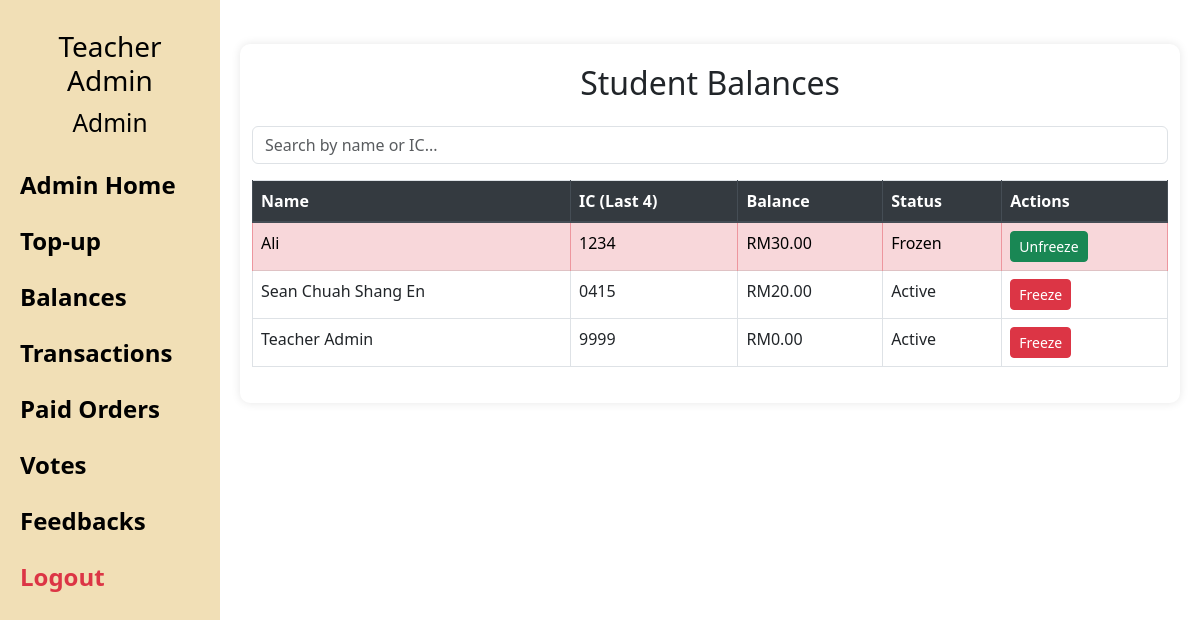
The app's page /student_balances (signed in), older data.
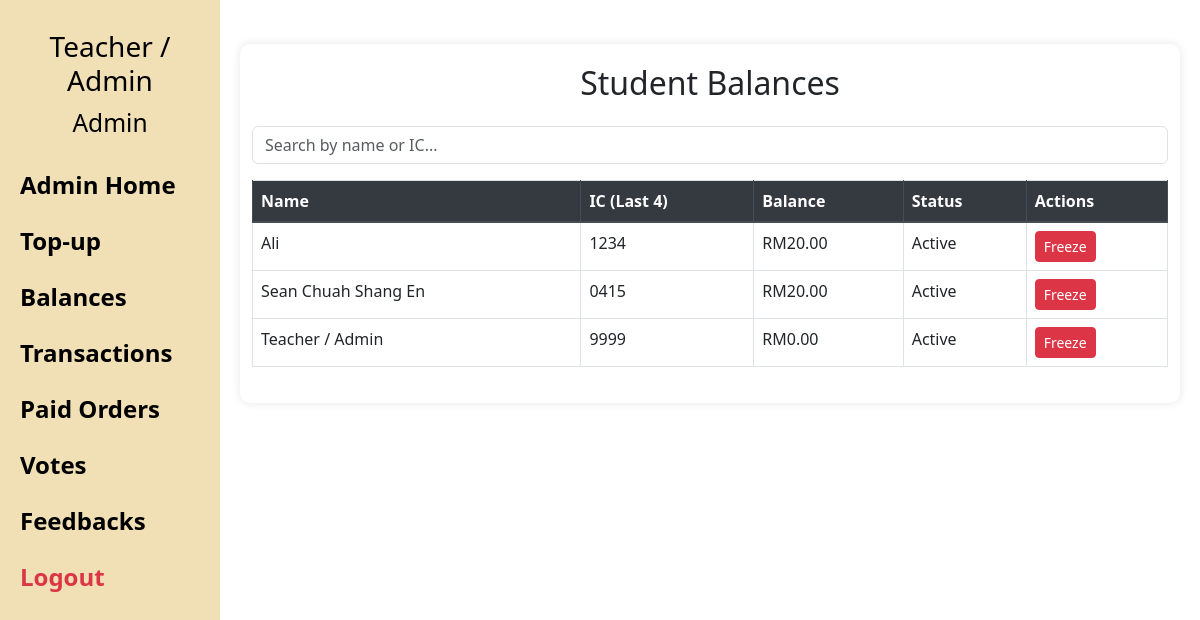
The same page, newer data.
### models.py (models this page shows)
class StudentInfo(db.Model, UserMixin):
    __tablename__ = 'student_info'
    id = db.Column(db.Integer, primary_key=True)
    name = db.Column(db.String(100))
    ic_last4 = db.Column(db.String(4), unique=True)
    pin = db.Column(db.String(4), nullable=False)  # PIN for login
    password = db.Column(db.String(10),)  # Password for admin login
    role = db.Column(db.String(10), default='student')  # 'admin' or 'student'
    balance = db.Column(db.Integer, default=0)
    frozen = db.Column(db.Boolean, default=False)

### app.py (the view)
@app.route('/student_balances')
@login_required
def student_balances():
    if current_user.role != 'admin':
        return redirect(url_for('home'))
    students = StudentInfo.query.order_by(StudentInfo.name).all()
    return render_template('student_balances.html', students=students)

### app.py (called while the page is built)
@app.before_request
def make_session_non_permanent():
    session.permanent = False

@login_manager.user_loader
def load_user(user_id):
    return StudentInfo.query.get(int(user_id))

@app.context_processor
def inject_user():
    return {'user': current_user}

### templates/student_balances.html (shortened to what this page needs)
{% extends "base.html" %}
{% block content %}
<div class="container mt-4">
  <h2 class="mb-4">Student Balances</h2>
  <input type="text" id="search" placeholder="Search by name or IC..." class="form-control mb-3">
  <table class="table table-bordered table-hover">
    <thead class="thead-dark">
      <tr>
        <th>Name</th>
        <th>IC (Last 4)</th>
        <th>Balance</th>
        <th>Status</th>
        <th>Actions</th>
      </tr>
    </thead>
    <tbody>
      {% for s in students %}
      <tr class="{% if s.frozen %}table-danger{% endif %}">
        <td>{{ s.name }}</td>
        <td>{{ s.ic_last4 }}</td>
        <td>RM{{ "%.2f"|format(s.balance) }}</td>
        <td>{{ 'Frozen' if s.frozen else 'Active' }}</td>
        <td>
          <form method="POST" action="{{ url_for('toggle_card_status') }}" class="d-inline">
            <button type="submit" class="btn btn-sm {{ 'btn-success' if s.frozen else 'btn-danger' }}">
              {{ 'Unfreeze' if s.frozen else 'Freeze' }}
            </button>
          </form>
        </td>
      </tr>
      {% endfor %}
    </tbody>
  </table>
</div>
{% endblock %}

### templates/base.html (shortened to what this page needs)
<!DOCTYPE html>
<html lang="en" xml:lang="en">
<head>
  <link rel="stylesheet" href="/static/style.css" />
  <link rel="stylesheet" href="https://stackpath.bootstrapcdn.com/bootstrap/4.4.1/css/bootstrap.min.css"
 />
  <link rel="stylesheet" href="https://stackpath.bootstrapcdn.com/font-awesome/4.7.0/css/font-awesome.min.css"
 />
  <link rel="stylesheet" href="https://cdn.jsdelivr.net/npm/bootstrap@5.3.0/dist/css/bootstrap.min.css">
</head>
<body>
  {% if user.is_authenticated %}
    <div class="wrapper">
      <div class="sidenav" id="sidebar">
        <div class="user-info">
          {% if user.is_authenticated %}
            <h3>{{ user.name }}</h3>
            <h3><small>{{ user.role|capitalize }}</small></h3>
          {% endif %}
        </div>
        {% if user.is_authenticated %}
          {% if user.role == 'student' %}
              <br>
              <br>
              <a href="{{ url_for('student_dashboard') }}">Dashboard</a>
              <a href="{{ url_for('order') }}">Order</a>
              <a href="{{ url_for('payment') }}">Payment</a>
              <a href="{{ url_for('vote') }}">Vote</a>
              <a href="{{ url_for('feedback') }}">Feedback</a>
          {% elif user.role == 'admin' %}
              <a href="{{ url_for('admin_dashboard') }}">Admin Home</a>
              <a href="{{ url_for('topup') }}">Top-up</a>
              <a href="{{ url_for('student_balances') }}">Balances</a>
              <a href="{{ url_for('transactions') }}">Transactions</a>
              <a href="{{ url_for('paid_orders') }}">Paid Orders</a>
              <a href="{{ url_for('vote') }}">Votes</a>
              <a href="{{ url_for('feedback') }}">Feedbacks</a>
          {% endif %}
        <a href="{{ url_for('logout') }}" class="text-danger">Logout</a>
        {% endif %}
      </div>
    </div>
  {% endif %}
  <div class="main">
  {% block content %}{% endblock %}
</div>
</body>
</html>

Row changes from the older to the newer data that the page shows:
changed StudentInfo "Admin": name "Teacher Admin" → "Teacher / Admin"
changed StudentInfo "Ali": balance "30.00" → "20.00"; frozen "Frozen" → "Active"; frozen "Unfreeze" → "Freeze"
